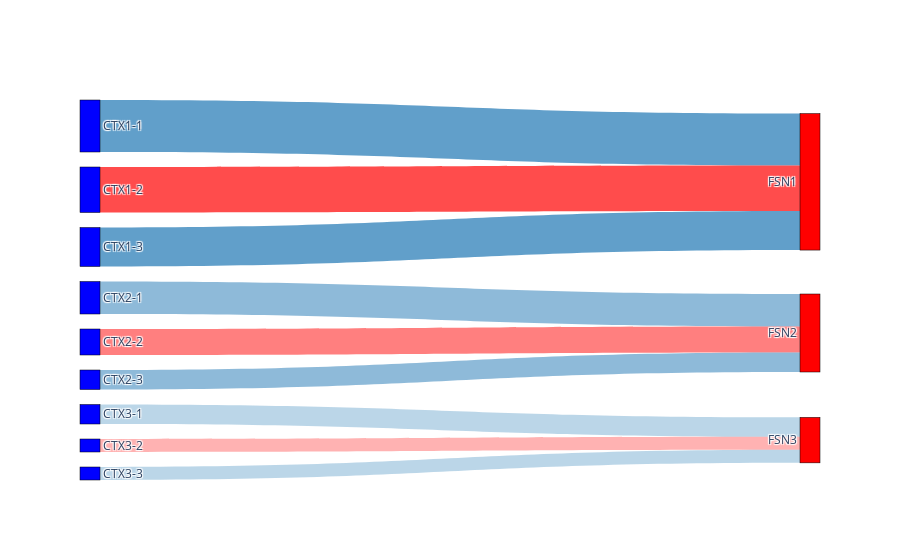

The notebook cell this image was saved under:
### Code cell
import plotly.graph_objects as go

labels = ["CTX1-1", "CTX1-2", "CTX1-3", 
          "CTX2-1", "CTX2-2", "CTX2-3", 
          "CTX3-1", "CTX3-2", "CTX3-3", 
          "FSN1", "FSN2", "FSN3"]

# set node parameter 
source = [0, 3, 6,   # CTX1 → FSN
          1, 4, 7,   # CTX2 → FSN
          2, 5, 8]   # CTX3 → FSN

target = [9, 10, 11,  # FSN1, FSN2, FSN3
          9, 10, 11,  
          9, 10, 11]

# 각 연결의 가중치 설정 (FSN1에 대한 연결 확률이 가장 큼)
value =  [8, 5, 3,   # CTX1 → FSN 연결 가중치
          7, 4, 2,   # CTX2 → FSN 연결 가중치
          6, 3, 2]   # CTX3 → FSN 연결 가중치

# Sankey Diagram 생성
fig = go.Figure(go.Sankey(
    node=dict(
        pad=15,
        thickness=20,
        line=dict(color="black", width=0.5),
        label=labels,
        color=["blue"]*9 + ["red"]*3  # CTX 그룹은 파란색, FSN은 빨간색
    ),
    link=dict(
        source=source,
        target=target,
        value=value,
        color=["rgba(31, 119, 180, 0.7)", "rgba(31, 119, 180, 0.5)", "rgba(31, 119, 180, 0.3)",
               "rgba(255, 0, 0, 0.7)", "rgba(255, 0, 0, 0.5)", "rgba(255, 0, 0, 0.3)"] * 2  # 가중치별 투명도 조정
    )
))

fig.show()

### Figure 1 — Plotly figure (JSON) as saved in the notebook; plotly's stock layout.template omitted (floating-point values rounded to 4 significant figures)
{"data": [{"link": {"color": ["rgba(31, 119, 180, 0.7)", "rgba(31, 119, 180, 0.5)", "rgba(31, 119, 180, 0.3)", "rgba(255, 0, 0, 0.7)", "rgba(255, 0, 0, 0.5)", "rgba(255, 0, 0, 0.3)", "rgba(31, 119, 180, 0.7)", "rgba(31, 119, 180, 0.5)", "rgba(31, 119, 180, 0.3)", "rgba(255, 0, 0, 0.7)", "rgba(255, 0, 0, 0.5)", "rgba(255, 0, 0, 0.3)"], "source": [0, 3, 6, 1, 4, 7, 2, 5, 8], "target": [9, 10, 11, 9, 10, 11, 9, 10, 11], "value": [8, 5, 3, 7, 4, 2, 6, 3, 2]}, "node": {"color": ["blue", "blue", "blue", "blue", "blue", "blue", "blue", "blue", "blue", "red", "red", "red"], "label": ["CTX1-1", "CTX1-2", "CTX1-3", "CTX2-1", "CTX2-2", "CTX2-3", "CTX3-1", "CTX3-2", "CTX3-3", "FSN1", "FSN2", "FSN3"], "line": {"color": "black", "width": 0.5}, "pad": 15, "thickness": 20}, "type": "sankey"}], "layout": {}}
